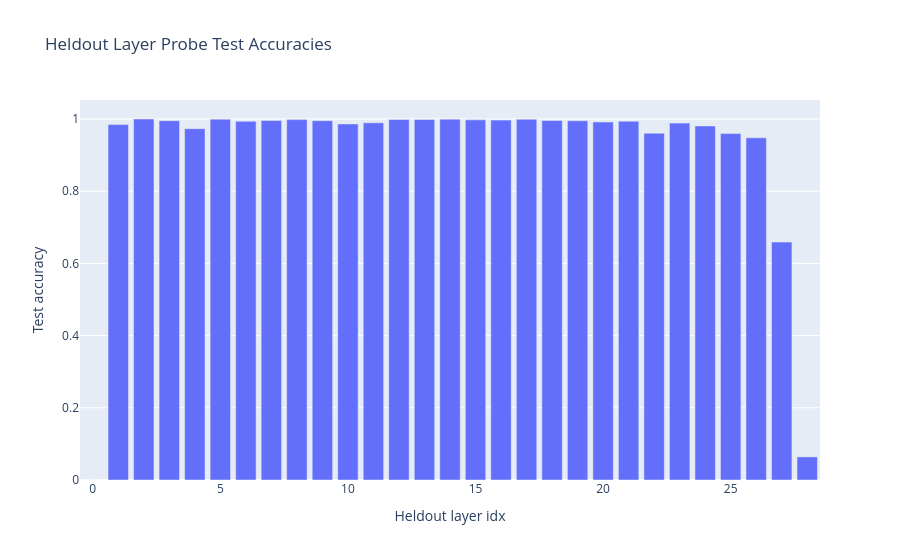

Notebook code cell kept with this figure:
### Code cell
heldoneout_test_accs = torch.zeros(len(heldoneout_probes)) - float("nan")
for heldout_layer_idx, probe in heldoneout_probes.items():
    probe.eval()
    with torch.no_grad():
        test_logits = probe(test_hidden_states[heldout_layer_idx].float().to(device), holdout_eval_tokens=False)
        test_accuracy = (test_logits.argmax(dim=-1) == test_labels).float().mean().item()
        heldoneout_test_accs[heldout_layer_idx] = test_accuracy

plotly.express.bar(
    x=list(heldoneout_probes.keys()),
    y=heldoneout_test_accs.numpy(),
    labels={"x": "Heldout layer idx", "y": "Test accuracy"},
    title="Heldout Layer Probe Test Accuracies",
)

### Figure 1 — Plotly figure (JSON) as saved in the notebook; plotly's stock layout.template omitted (floating-point values rounded to 4 significant figures)
{"data": [{"hovertemplate": "Heldout layer idx=%{x}<br>Test accuracy=%{y}<extra></extra>", "legendgroup": "", "marker": {"color": "#636efa", "pattern": {"shape": ""}}, "name": "", "orientation": "v", "showlegend": false, "textposition": "auto", "type": "bar", "x": [0, 1, 2, 3, 4, 5, 6, 7, 8, 9, 10, 11, 12, 13, 14, 15, 16, 17, 18, 19, 20, 21, 22, 23, 24, 25, 26, 27, 28], "xaxis": "x", "y": [0.0, 0.9845, 1.0, 0.9954, 0.9732, 0.9996, 0.9936, 0.9959, 0.9983, 0.9953, 0.9863, 0.9894, 0.9986, 0.9986, 0.9995, 0.9976, 0.9969, 0.9993, 0.9959, 0.9951, 0.9917, 0.9938, 0.9606, 0.9886, 0.9807, 0.9596, 0.9479, 0.6591, 0.06399], "yaxis": "y"}], "layout": {"barmode": "relative", "legend": {"tracegroupgap": 0}, "title": {"text": "Heldout Layer Probe Test Accuracies"}, "xaxis": {"anchor": "y", "domain": [0.0, 1.0], "title": {"text": "Heldout layer idx"}}, "yaxis": {"anchor": "x", "domain": [0.0, 1.0], "title": {"text": "Test accuracy"}}}}
